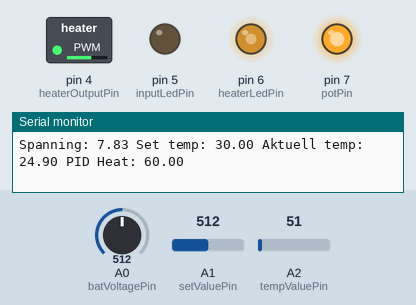
Bench run of a sketch on a simulated Arduino Uno, built with avr-gcc and run on an emulated ATmega328P. Shown: switched loads named in the sketch (green lamp = pin HIGH), output pins drawn as LEDs (lit = HIGH), the last lines printed to the serial monitor. The test bench sets the inputs (shaded band); at power-on: A0 (batVoltagePin) = 512, A1 (setValuePin) = 512, A2 (tempValuePin) = 51. EEPROM starts erased.

Above: at 4.7 s.
4.8 s: A0 (batVoltagePin) set to 467
At 5.19 s:
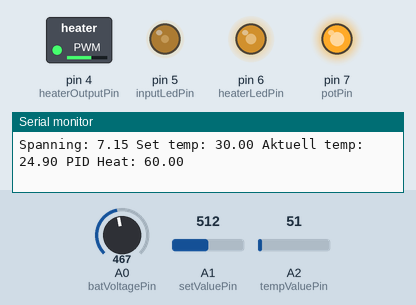
7.8 s: A0 (batVoltagePin) set to 447
At 8.8 s:
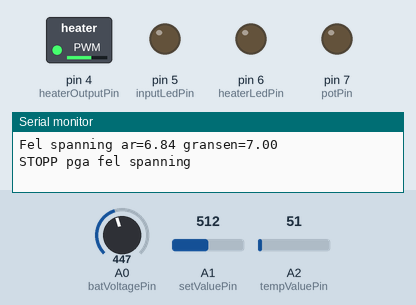
Timing chart, 0 to 13.5 s (numbered marks = the images above; inputs shaded):
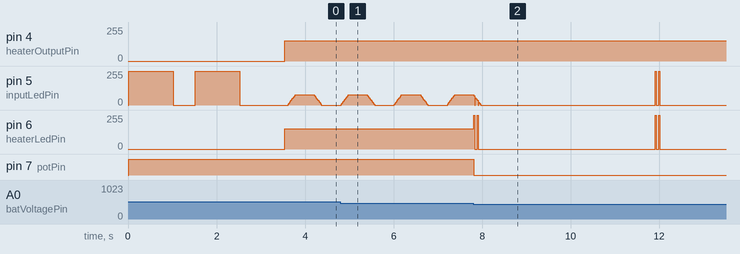

The sketch:

HobbyKingvarmare.ino
```cpp
/**
 *
 * PID kontroll av Hobbykings Universal Heater.
 * =============================================
 * INGÅNGAR
 * ========
 * SET-value: BÖR-värde: Potentiometer på A1
 * Batterispänning: Spänningsdelare mäts på A0. 10K + 4K7 motstånd.
 * ÄR-Värde: Temp-sensor på A2 10 mV/C
 * PÅ/AV toggle: Finns ej. Apparaten är alltid på.
 *
 * UTGÅNGAR:
 * =========
 * Värmarspänning: PWM output på D4
 * LED Input: Digital output på D5
 * LED Värmarspänning: PWM output på D6
 * +5V till Potentiometern på Vcc 6.5kOhm, 5V => < 1 mA
 *
 * LED INPUT
 * ============
 * Vid start:
 * Blink 1s-0.5s  x gånger för x antal celler funna
 *
 * Under drift:
 * Fade-in fade-out led
 * Normal = i drift
 * Långsam = Temp < 5 grader = noll (fast den reglerar för det)
 * Normal fade-in fade-out = Normadrift
 *
 * Underspänning
 * =============
 * Både led blinkar x (kort - kortare) plus paus för x antal celler
 * upptäckt i början. På första raden kod kan tröskelspänningen sättas.
 *
 * LED värmare
 * ===========
 * Start: avstängd.
 *
 * I drift:
 * Intensitet motsvarar strömmen ut till värmetråden.
 * Värdet kommer från PID och regleras med SoftPWM
 *
 * Vid underspänning:
 * Processorn sätts i PowerDown-mode och det är i princip bara spänningsregulatorn som drar ström 10 mA.
 * Ett blink var 4-e sekund drar lite ström, men i medel kanske den drar 15 mA?
 *
 * PROGRAMMERING AV LÄGSTA CELL_SPÄNNING
 * =====================================
 * Vid uppstart kan lägsta tillåtna cell-spänning sättas på samma sätt
 * som en ESC typ. Gäller för 2S och 3S. Detta styr nivån för underspänning.
 *
 * 1. Vrid ratten till max värme (80% och mer av max räknas).
 *    Under programmeringen är värmen helt avslagen.
 * 2. Sätt i batteriet
 * 3. Vänta i fem sekunder.
 * 4. Värmaren blinkar med 5 korta blink följt av kort paus.
 * 5. Värmaren blinkar långsamt x gånger för inställd cellspänning.
 *    1 blink = 3.1 V, 2 blink = 3.2 V 3 blink = 3.3 V osv
 * 6. Värmaren blinkar med 5 korta blink (igen)
 * 7. Efter en kort paus startar en uppräkning med en blink i taget
 *    1 blink = 3.1 V
 *    2 blink = 3.2 V
 *    3 blink = 3.3 V osv
 *    När man nått den nivå man vill ha vrider man värmeratten till minimum (0-20% räknas)
 *    Då sparas detta värde och används i efterföljande användning av värmaren.
 *    Liten extra blink kvitterar att värdet lagrats.
 *    9 blink = 3.9 V
 * 8. Om ratten fortfarande står kvar på max 2 sekunder efter 9 blink så
 *    startar vanliga driften med PID-reglering osv.
 * 9. Om ratten vrids till < 80% under någon av punkterna utom 7 så startas
 *    direkt driften med gamla värden.

 */

#define DEFAULT_BATTERY_CELL_LOWEST_VOLTAGE  5  // Decimalen för gräns för en cells lägsta spänningsnivå.
// OBS att denna är bara allra första om ens det. Värde sätts via ratten och sparas/läses från EEPROM.
// 3 + 0.1* decimalen = gräns => 3+0.3
#include <PID_v1.h>
#include <SoftPWM.h>
#include <EEPROM.h>
#include <LowPower.h>
#include "FastRunningMedian.h"

//Debug genom serial monitor Sätt till 0 för att få utskrift på serieporten
// Den får stå på, kansek kan vara kul för nån att titta på vad som händer
#if 0
#define Serialprint(x)
#define Serialprintln(x)
#define Serialbegin(x)
#define Serialprint2(x)
#define Serialprintln2(x)
#else
#define Serialbegin(x)    Serial.begin(x)
#if 0
#define Serialprint(x)
#define Serialprintln(x)
#else
#define Serialprint(x)    Serial.print(x)
#define Serialprintln(x)  Serial.println(x)
#endif
#define Serialprint2(x)   Serial.print(x)
#define Serialprintln2(x) Serial.println(x)
#endif

#define setValuePin     A1 // Analog input från POT
#define tempValuePin    A2 // Analog input från LM35DZ
#define batVoltagePin   A0 // Analog input  från spänningsdelare
#define heaterOutputPin 4  // SoftPWM för att styra denna digitala output
#define inputLedPin     5  // Digital output "Heater"- ledden
#define heaterLedPin    6  // SoftPWM för blink mjukt och fint
#define potPin          7  // 5V till potenitiometer

double  readBatteryVoltage();
double  readSetTempValue();
double  readTempValue();
void    blinkCells(uint8_t n);
void    checkVoltage(double voltage);
void    fadeBlink(unsigned long delta);
void    programmeraLowestCellVolt();

#define OVERSAMPLES 8
FastRunningMedian<uint16_t, OVERSAMPLES, 0> readMedian;


double Setpoint, Input, Output;             // Dessa tre är de viktiga för PID-regleringen
double Kp = 5.0, Ki = 0.02, Kd = 0.0;        // Tuning-parametrar för PID. Justera om du vill
PID myPID(&Input, &Output, &Setpoint, Kp, Ki, Kd, DIRECT);

#define MAX_TEMP 60     // Hur många grader som max utslag på poten betyder.
#define DEFAULT_BAT_VOLT_FAKTOR 0.0153
uint8_t lowestCellVoltDecimal;
double lowestVoltage=0;
uint8_t numberOfCells = 0;
double BatVoltFaktor;
// BatVoltFaktor = Omvandlar inläst värde av AD-omvandlaren till ett riktigt spännings värde.
// Ska ligga kring 0.0153 men det beror på exakta värden på motstånden i spänningsdelaren
// Ska helst justeras in, se kod i setup()

void setup()
{
  Serialbegin(115200);

  uint8_t adr = 0;
  EEPROM.get(adr, BatVoltFaktor);                 // Läs BatVoltFaktor från EEPROM
  Serialprint2("Laste BatVoltFaktor*1000000=");
  Serialprint2(BatVoltFaktor * 1000000);
  Serialprint2(" fran EEPROM adr=");
  Serialprintln2(adr);
  if (isnan(BatVoltFaktor) || BatVoltFaktor < 0.01 || BatVoltFaktor > 0.02) { // Inget vettigt värde fanns,
    BatVoltFaktor = DEFAULT_BAT_VOLT_FAKTOR;                                 // sätt ett närmevärde
    EEPROM.put(adr, BatVoltFaktor);
    Serialprint2("Skrev till EEPROM BatVoltFaktor*1000000=");
    Serialprint2(BatVoltFaktor * 1000000);
    Serialprint2(" adr=");
    Serialprintln2(adr);
  }

  adr = sizeof(BatVoltFaktor);                            // Spara på platsen efter BatVoltFaktor
  EEPROM.get(adr, lowestCellVoltDecimal);                 // Läs decimaldelen från EEPROM
  Serialprint2("Laste lowestCellVoltDecimal=");
  Serialprint2(lowestCellVoltDecimal);
  Serialprint2(" fran EEPROM adr=");
  Serialprintln2(adr);
  if (isnan(lowestCellVoltDecimal) || lowestCellVoltDecimal < 1 || lowestCellVoltDecimal > 9) { // Inget vettigt värde fanns,
    lowestCellVoltDecimal = DEFAULT_BATTERY_CELL_LOWEST_VOLTAGE;
    EEPROM.put(adr, lowestCellVoltDecimal);
    Serialprint2("Skrev till EEPROM lowestCellVoltDecimal = ");
    Serialprint2(lowestCellVoltDecimal);
    Serialprint2(" adr=");
    Serialprintln2(adr);
  }

  pinMode(heaterOutputPin,      OUTPUT);
  pinMode(inputLedPin,          OUTPUT);
  pinMode(heaterLedPin,         OUTPUT);
  digitalWrite(heaterOutputPin, LOW);     // Off
  digitalWrite(inputLedPin,     LOW);
  digitalWrite(heaterLedPin,    LOW);
  pinMode(potPin,               OUTPUT);
  digitalWrite(potPin,          HIGH);    // 5V till POT

  programmeraLowestCellVolt();            // Se om decimal-värdet ska ändras

  double voltage = readBatteryVoltage();
  if      (voltage > 6   && voltage < 8.6) numberOfCells = 2;
  else if (voltage > 8.5 && voltage < 13)  numberOfCells = 3;// Kan tillåta lite extra, 12.6 är väl normalt max.
  else if (voltage < 6.1)                  numberOfCells = 1;
  else                                     numberOfCells = 4; // eller mer. Obs att 15V är absolut max för ams1117-5.0 regulatorn
  Serialprint("Voltage=");
  Serialprint(voltage);
  Serialprint(" Cell#=");
  Serialprintln(numberOfCells);

  lowestVoltage = numberOfCells*(3+0.1*lowestCellVoltDecimal);

  blinkCells(numberOfCells);        // Är upptäckt antal celler fel så stannar programmet här inne!

  SoftPWMBegin();                   // Starta SoftPWM som sköter led fade-in-out och PWM till heater.

  Input    = readTempValue();       //initialisera variablerna för PID-reglering med första värden.
  Setpoint = readSetTempValue();
  myPID.SetMode(AUTOMATIC);         // Starta PID-reglering
  myPID.SetOutputLimits(0, 60);     // Max 60% effect räcker mer än väl. Överbelasta inte MOSFET-en, ligg på 60% eller mindre
}

void loop()
{
  double voltage = readBatteryVoltage(); // Kolla att spänningen är OK så att inte batteriet dras ur fullständigt.
  checkVoltage(voltage);                 // Har den väl blivit för låg så får man starta om.

  Input = readTempValue();
  Setpoint = readSetTempValue();

  Serialprint("Spanning: ");
  Serialprint(voltage);
  Serialprint(" Set temp: ");
  Serialprint(Setpoint);
  Serialprint(" Aktuell temp: ");
  Serialprint(Input);

  if (abs(Input - Setpoint) < 5) {   // Här är en fix som rampar upp lite snabbare.
    myPID.SetOutputLimits(0, 40);    // Minska max utslag och förstärkning närmare setpoint
    myPID.SetTunings(Kp, Ki, Kd);
  } else {
    myPID.SetOutputLimits(0, 60);     // Mer utslag och mer förstärkning långt ifrån. Vi vill ha MAX fart
    myPID.SetTunings(4 * Kp, 4 * Ki, Kd); // dock inte mer än 60% - överbelasta inte MOSFETen
  }

  myPID.Compute();
  SoftPWMSetPercent(heaterOutputPin, Output);
  SoftPWMSetPercent(heaterLedPin, Output);
  Serialprint(" PID Heat: ");
  Serialprint(Output);
  Serialprintln(" ");

  if (Setpoint < 5) {       // Blinka sakta
    fadeBlink(4000);
  } else {                  // Normaldrift
    fadeBlink(600);
  }
}

double readBatteryVoltage()
{
  // Läs spänningen inom 0-5V range
    for (int i=0; i<OVERSAMPLES; i++)
    readMedian.addValue(analogRead(batVoltagePin));
  return BatVoltFaktor*readMedian.getMedian();
}

double readSetTempValue()
{
  // Range 0-1024 på ADCn, denna är okej.
  // Låt säga 0-60 oC. Här kan man ändra om man tycker
  // potentiometern inte gör som man vill.
#define POT_FAKTOR (MAX_TEMP/1024.0)
  for (int i=0; i<OVERSAMPLES; i++)
    readMedian.addValue(analogRead(setValuePin));
  return POT_FAKTOR*readMedian.getMedian();
}

double readTempValue()
{
#define TEMP_FAKTOR (100.0*5.0/1024.0)
  // Denna faktor stämmer, spänningen genereras av LM35DZ med 10mV/grad
  // Detta behöver bara skalas om till 5V och 1024 bitars upplösning.
  // Översamplar 10 gånger
  for (int i=0; i<OVERSAMPLES; i++)
    readMedian.addValue(analogRead(tempValuePin));
  return TEMP_FAKTOR*readMedian.getMedian();
}

void blinkCells(uint8_t cells)
{
  if (cells == 2 || cells == 3) {
    digitalWrite(inputLedPin, HIGH);    // On
    delay(1000);
    digitalWrite(inputLedPin, LOW);     // Off
    delay(500);
    digitalWrite(inputLedPin, HIGH);    // On
    delay(1000);
    if (cells == 3) {
      digitalWrite(inputLedPin, LOW);   // Off
      delay(500);
      digitalWrite(inputLedPin, HIGH);  // On
      delay(1000);
    }
    digitalWrite(inputLedPin, LOW);     // Off, paus innan fortsätter
    delay(1000);
    return;                             // Allt ok, fortsätt.
  } else {
    stopLoop();                         // Fel antal celler upptäckt
  }
}

void stopLoop()
{
  Serialprintln2("STOPP pga fel spanning");
  TIMSK2 = 0;                               // SoftPWM avstängt. Pinnarna är normala efter detta.
  pinMode(heaterLedPin, OUTPUT);
  pinMode(inputLedPin, OUTPUT);
  pinMode(heaterOutputPin, OUTPUT);
  digitalWrite(heaterOutputPin, LOW);       // Stäng av värmen.
  digitalWrite(potPin,          LOW);
  digitalWrite(heaterLedPin,    LOW);
  digitalWrite(inputLedPin,     LOW);

  while (1) {                               // Här är en liten oändlig loop om underspänning inträffar
    digitalWrite(inputLedPin, HIGH);        // On
    digitalWrite(heaterLedPin, HIGH);       // On
    delay(20);
    digitalWrite(inputLedPin, LOW);        // Off
    digitalWrite(heaterLedPin, LOW);       // Off
    LowPower.powerDown(SLEEP_60MS, ADC_OFF, BOD_OFF); // Sätter processorn i Low Power mode
    digitalWrite(inputLedPin, HIGH);        // On
    digitalWrite(heaterLedPin, HIGH);       // On
    delay(20);
    digitalWrite(inputLedPin, LOW);        // Off
    digitalWrite(heaterLedPin, LOW);       // Off
    LowPower.powerDown(SLEEP_4S, ADC_OFF, BOD_OFF); // Sätter processorn i Low Power mode
    // Processorn drar under 0.1 mA i detta läge.
    // Under 4 sekunder är LED-arna på 40 ms, dvs 1%. De drar ca 40 mA när på, dvs medel 0.4 mA
    // LDOn drar ca 5-10 mA, så den dominerar
  }
}

void checkVoltage(double voltage)
{
  if (voltage >= lowestVoltage)
    return;                                 // Ok
  Serialprint2("Fel spanning ar=");
  Serialprint2(voltage);
  Serialprint2(" gransen=");
  Serialprintln2(lowestVoltage);
  stopLoop();                               // Underspänning. Stopp.
}

unsigned long oldDelta = -1;
void fadeBlink(unsigned long delta)
{
  unsigned long time = millis();
  uint8_t onOff = ((time / delta) + 1) & 0x1; // Start with 1
  if (oldDelta != delta) {
    oldDelta = delta;
    SoftPWMSetFadeTime(inputLedPin, delta, delta);
  }
  SoftPWMSetPercent(inputLedPin, onOff * 30); // 25 är kosmetiskt, ger en lugn blink
}

#define LEDS_ON    digitalWrite(inputLedPin,HIGH);digitalWrite(heaterLedPin,HIGH);
#define LEDS_OFF   digitalWrite(inputLedPin,LOW);digitalWrite(heaterLedPin,LOW);
#define CHECK(ms)   {unsigned long et=millis() + ms; while(millis() < et) { if (readSetTempValue() < 0.8*MAX_TEMP) return; } }
// CHECK hoppar ur rutinen så fort den upptäcker att ratten vridits tillbaks

void  programmeraLowestCellVolt()
{
  // 1. Vrid ratten till max (> 80%)
  // 2. Sätt i batteriet. Där börjar det.
  // 3. Fem sekunder med minst 80% av max på poten.
  CHECK(5000);

  // 4. Blinka 5 korta blink följt av paus
  for (int i = 0; i < 5; i++) {
    LEDS_ON;
    CHECK(30);
    LEDS_OFF;
    CHECK(150);
  }
  CHECK(2000);  // 2 sek paus

  // 5. Blinka ut hur många decimaler som är satt idag.
  for (int i = 0; i < lowestCellVoltDecimal; i++) {
    LEDS_ON;
    CHECK(500);
    LEDS_OFF;
    CHECK(1000);
  }
  CHECK(2000);  // 2 sek paus

  // 6. Blinka 5 korta blink följt av paus igen
  for (int i = 0; i < 5; i++) {
    LEDS_ON;
    CHECK(30);
    LEDS_OFF;
    CHECK(150);
  }
  CHECK(2000); // 2 sek paus igen

  // 7. Börja uppräkning, om ratten vrids ner nu så sätt detta värde.
  for (uint8_t decimaler = 1; decimaler < 10; decimaler++) {
    LEDS_ON;
    delay(200);
    LEDS_OFF;
    unsigned long endtime = millis() + 3000;     // 3 s paus
    while (millis() < endtime) {
      if (readSetTempValue() < 0.8 * MAX_TEMP) { // Ratten nerdragen. Sätt detta värde.
        lowestCellVoltDecimal = decimaler;       // Här är programmeringen
        int adr = sizeof(double);                // Spara på platsen efter BatVoltFaktor
        EEPROM.put(adr, lowestCellVoltDecimal);
        for (int i = 0; i < 10; i++) {           // Får flasha lite för att visa seger!
          LEDS_ON;
          delay(60);
          LEDS_OFF;
          delay(90);
        }
        return;
      }
    }
  }
 // Nä det blev inget, bara fortsätt.
}
```

FastRunningMedian.h
```cpp
#ifndef MEDIAN_H
#define MEDIAN_H

//
// Released to the public domain
//
// Remarks:
// This is a lean but fast version.
// Initially, the buffer is filled with a "default_value". To get real median values
// you have to fill the object with N values, where N is the size of the sliding window.
// For example: for(int i=0; i < 32; i++) myMedian.addValue(readSensor());
//
// Constructor:
// FastRunningMedian<datatype_of_content, size_of_sliding_window, default_value>
// maximim size_of_sliding_window is 255
// Methods:
// addValue(val) adds a new value to the buffers (and kicks the oldest)
// getMedian() returns the current median value
//
//
// Usage:
// #include "FastRunningMedian.h"
// FastRunningMedian<unsigned int,32, 0> myMedian;
// ....
// myMedian.addValue(value); // adds a value
// m = myMedian.getMedian(); // retieves the median
//

#include <inttypes.h>

template <typename T, uint8_t N, T default_value> class FastRunningMedian {

public:
  FastRunningMedian() {
    _buffer_ptr = N;
    _window_size = N;
    _median_ptr = N/2;

    // Init buffers
    uint8_t i = _window_size;
    while( i > 0 ) {
      i--;
      _inbuffer[i] = default_value;
      _sortbuffer[i] = default_value;
    }
  };

  T getMedian() {
    // buffers are always sorted.
    return _sortbuffer[_median_ptr];
  }


  void addValue(T new_value) {
    // comparision with 0 is fast, so we decrement _buffer_ptr
    if (_buffer_ptr == 0)
      _buffer_ptr = _window_size;

    _buffer_ptr--;

    T old_value = _inbuffer[_buffer_ptr]; // retrieve the old value to be replaced
    if (new_value == old_value)       // if the value is unchanged, do nothing
      return;

    _inbuffer[_buffer_ptr] = new_value;  // fill the new value in the cyclic buffer

    // search the old_value in the sorted buffer
    uint8_t i = _window_size;
    while(i > 0) {
      i--;
      if (old_value == _sortbuffer[i])
        break;
    }

    // i is the index of the old_value in the sorted buffer
    _sortbuffer[i] = new_value; // replace the value

    // the sortbuffer is always sorted, except the [i]-element..
    if (new_value > old_value) {
      //  if the new value is bigger than the old one, make a bubble sort upwards
      for(uint8_t p=i, q=i+1; q < _window_size; p++, q++) {
        // bubble sort step
        if (_sortbuffer[p] > _sortbuffer[q]) {
          T tmp = _sortbuffer[p];
          _sortbuffer[p] = _sortbuffer[q];
          _sortbuffer[q] = tmp;
        } else {
          // done ! - found the right place
          return;
        }
      }
    } else {
      // else new_value is smaller than the old one, bubble downwards
      for(int p=i-1, q=i; q > 0; p--, q--) {
        if (_sortbuffer[p] > _sortbuffer[q]) {
          T tmp = _sortbuffer[p];
          _sortbuffer[p] = _sortbuffer[q];
          _sortbuffer[q] = tmp;
        } else {
          // done !
          return;
        }
      }
    }
  }

private:
  // Pointer to the last added element in _inbuffer
  uint8_t _buffer_ptr;
  // sliding window size
  uint8_t _window_size;
  // position of the median value in _sortbuffer
  uint8_t _median_ptr;

  // cyclic buffer for incoming values
  T _inbuffer[N];
  // sorted buffer
  T _sortbuffer[N];
};

// --- END OF FILE ---
#endif
```

Measured:
- the behaviour switches between 458 and 457 on A0 (batVoltagePin) (found by bisection; images 1 and 2)
- after the input at 7.8 s, pin 6 (heaterLedPin): 153/255 → 0/255 at once; pin 7 (potPin): HIGH → LOW at once
